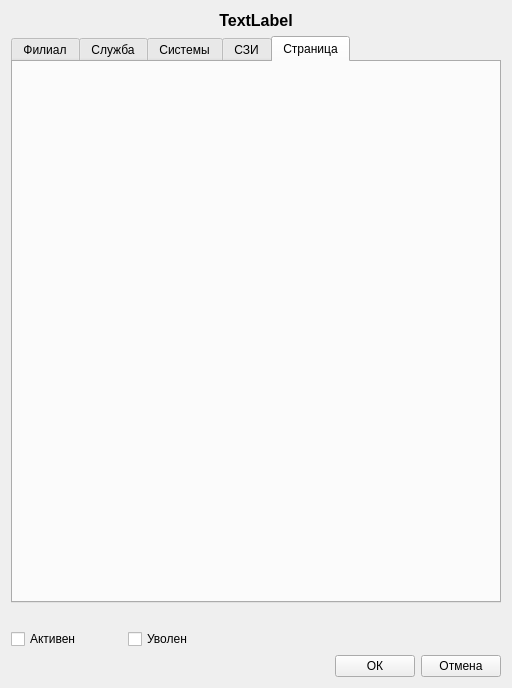
<?xml version="1.0" encoding="UTF-8"?>
<ui version="4.0">
 <class>Form</class>
 <widget class="QWidget" name="Form">
  <property name="geometry">
   <rect>
    <x>0</x>
    <y>0</y>
    <width>512</width>
    <height>688</height>
   </rect>
  </property>
  <property name="windowTitle">
   <string>Настроики</string>
  </property>
  <layout class="QVBoxLayout" name="verticalLayout_3">
   <item>
    <widget class="QLabel" name="label_name">
     <property name="font">
      <font>
       <pointsize>12</pointsize>
       <weight>75</weight>
       <bold>true</bold>
      </font>
     </property>
     <property name="text">
      <string>TextLabel</string>
     </property>
     <property name="alignment">
      <set>Qt::AlignCenter</set>
     </property>
    </widget>
   </item>
   <item>
    <widget class="QTabWidget" name="tabWidget">
     <property name="currentIndex">
      <number>4</number>
     </property>
     <widget class="QWidget" name="tab_branch">
      <attribute name="title">
       <string>Филиал</string>
      </attribute>
      <layout class="QVBoxLayout" name="verticalLayout">
       <item>
        <widget class="QCheckBox" name="checkB_branch">
         <property name="text">
          <string>Все филиалы</string>
         </property>
        </widget>
       </item>
       <item>
        <widget class="QTableWidget" name="tW_branch">
         <property name="styleSheet">
          <string notr="true">QTableWidget
{ 
background-color: white; 
border: 0px solid #3873d9;
}</string>
         </property>
         <property name="showGrid">
          <bool>false</bool>
         </property>
        </widget>
       </item>
      </layout>
     </widget>
     <widget class="QWidget" name="tab_department">
      <attribute name="title">
       <string>Служба</string>
      </attribute>
      <layout class="QVBoxLayout" name="verticalLayout_2">
       <item>
        <widget class="QCheckBox" name="checkB_department">
         <property name="text">
          <string>Все службы</string>
         </property>
        </widget>
       </item>
       <item>
        <widget class="QTableWidget" name="tW_department">
         <property name="enabled">
          <bool>true</bool>
         </property>
         <property name="styleSheet">
          <string notr="true">QTableWidget
{ 
background-color: white; 
border: 0px solid #3873d9;
}</string>
         </property>
         <property name="showGrid">
          <bool>false</bool>
         </property>
        </widget>
       </item>
      </layout>
     </widget>
     <widget class="QWidget" name="tab_system">
      <attribute name="title">
       <string>Системы</string>
      </attribute>
      <layout class="QVBoxLayout" name="verticalLayout_5">
       <item>
        <widget class="QCheckBox" name="checkB_system">
         <property name="text">
          <string>Все системы</string>
         </property>
        </widget>
       </item>
       <item>
        <widget class="QTableWidget" name="tW_system">
         <property name="styleSheet">
          <string notr="true">QTableWidget
{ 
background-color: white; 
border: 0px solid #3873d9;
}</string>
         </property>
         <property name="showGrid">
          <bool>false</bool>
         </property>
        </widget>
       </item>
      </layout>
     </widget>
     <widget class="QWidget" name="tab_szi">
      <attribute name="title">
       <string>СЗИ</string>
      </attribute>
      <layout class="QVBoxLayout" name="verticalLayout_6">
       <item>
        <widget class="QCheckBox" name="checkB_szi">
         <property name="text">
          <string>Все СЗИ</string>
         </property>
        </widget>
       </item>
       <item>
        <widget class="QTableWidget" name="tW_szi">
         <property name="styleSheet">
          <string notr="true">QTableWidget
{ 
background-color: white; 
border: 0px solid #3873d9;
}</string>
         </property>
         <property name="showGrid">
          <bool>false</bool>
         </property>
        </widget>
       </item>
      </layout>
     </widget>
     <widget class="QWidget" name="tab_typeUsb">
      <attribute name="title">
       <string>Страница</string>
      </attribute>
     </widget>
    </widget>
   </item>
   <item>
    <widget class="QLabel" name="label_nameStatus">
     <property name="text">
      <string/>
     </property>
    </widget>
   </item>
   <item>
    <layout class="QFormLayout" name="formLayout">
     <property name="sizeConstraint">
      <enum>QLayout::SetFixedSize</enum>
     </property>
     <item row="0" column="1">
      <widget class="QCheckBox" name="checkB_statusOff">
       <property name="layoutDirection">
        <enum>Qt::LeftToRight</enum>
       </property>
       <property name="text">
        <string>Уволен</string>
       </property>
      </widget>
     </item>
     <item row="0" column="0">
      <widget class="QCheckBox" name="checkB_statusOn">
       <property name="text">
        <string>Активен            </string>
       </property>
      </widget>
     </item>
    </layout>
   </item>
   <item>
    <layout class="QHBoxLayout" name="horizontalLayout">
     <item>
      <spacer name="horizontalSpacer">
       <property name="orientation">
        <enum>Qt::Horizontal</enum>
       </property>
       <property name="sizeHint" stdset="0">
        <size>
         <width>13</width>
         <height>13</height>
        </size>
       </property>
      </spacer>
     </item>
     <item>
      <widget class="QPushButton" name="btn_save">
       <property name="text">
        <string>ОК</string>
       </property>
      </widget>
     </item>
     <item>
      <widget class="QPushButton" name="btn_cancel">
       <property name="text">
        <string>Отмена</string>
       </property>
      </widget>
     </item>
    </layout>
   </item>
  </layout>
 </widget>
 <resources/>
 <connections/>
</ui>
